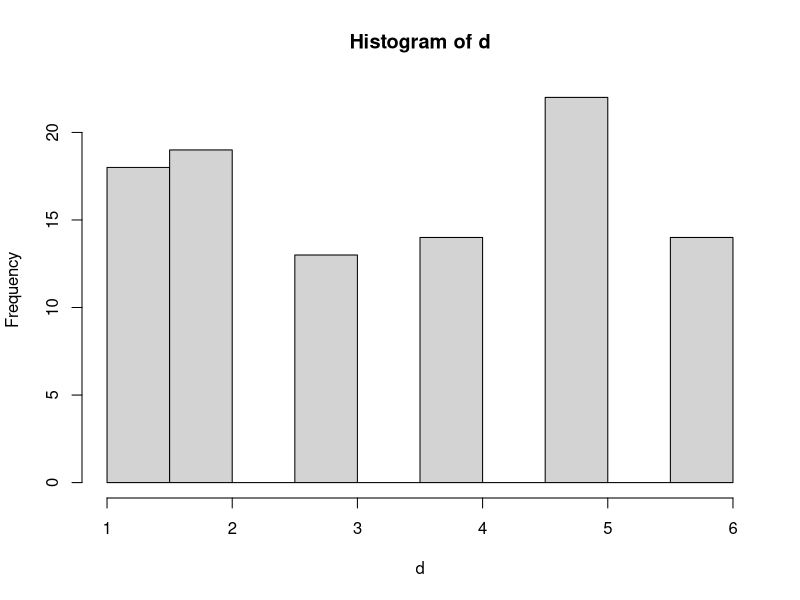
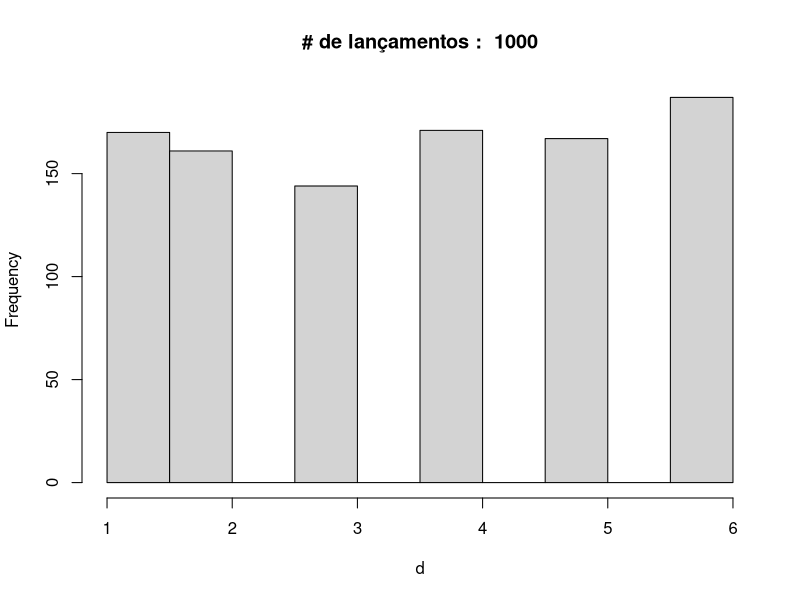
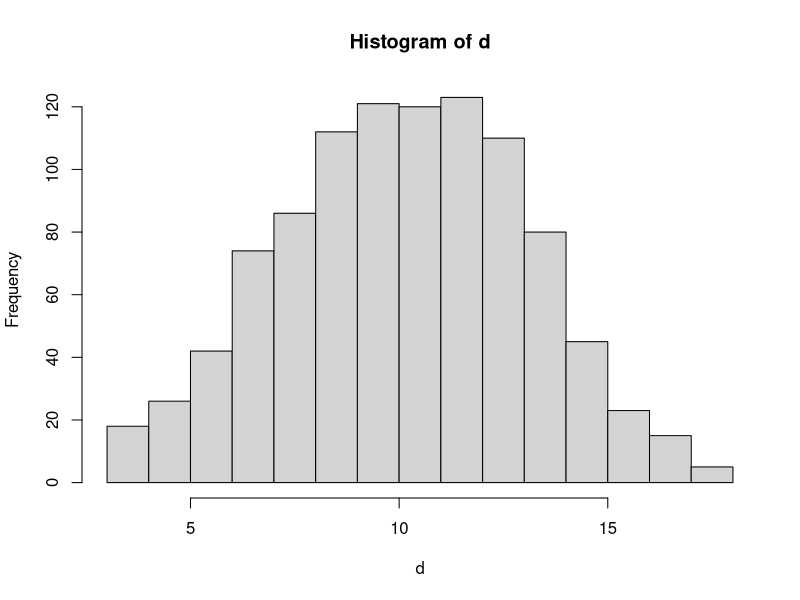
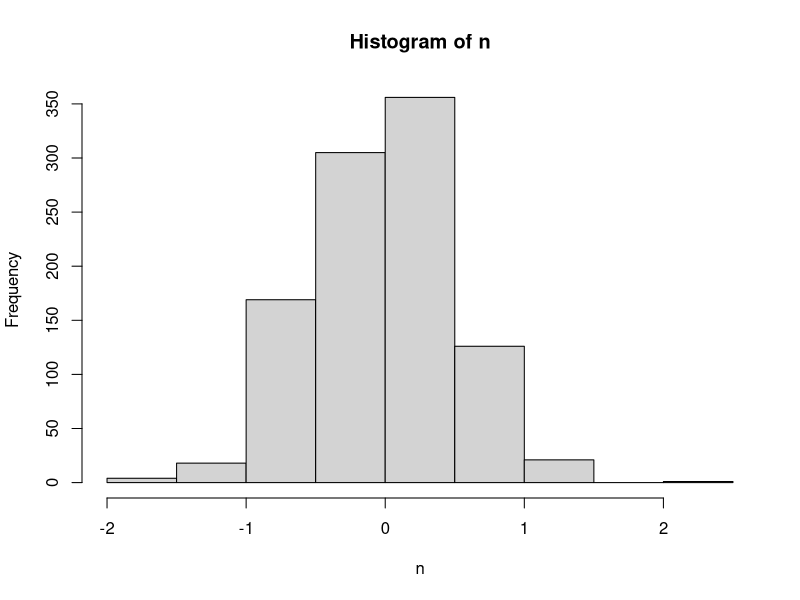
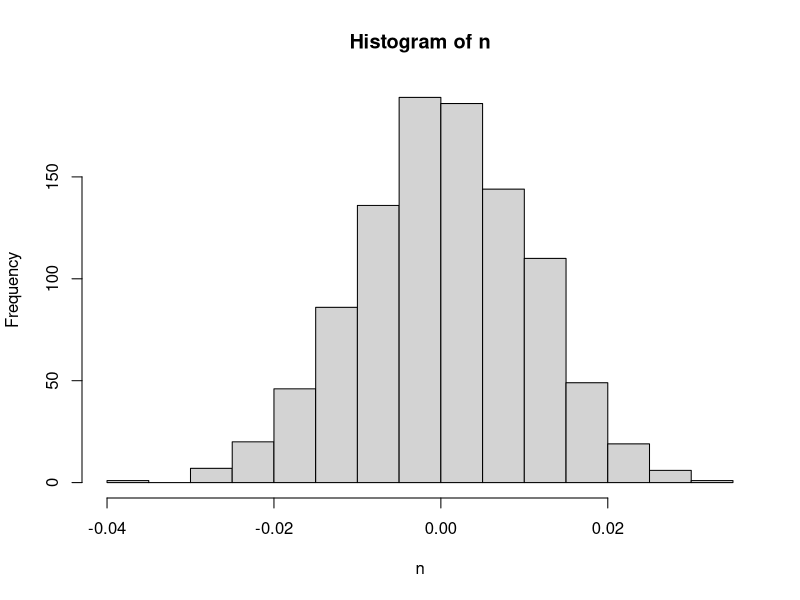

These charts were generated, in order, by the following R code:
#
# Analise de Dados com R
#
# Marcos Almeida ago2017 
#

# parte 1 - Basico Estatística

#meus agradecimentos a:

#[1]
#An Introduction to Statistical Learning (ISLR)
#with Applications in R
#Gareth James, Daniela Witten, Trevor Hastie and Robert Tibshirani
#http://www-bcf.usc.edu/~gareth/ISL/data.html

#[2]
#simpleR Using R for Introdutory Statists
#Jonh Verzani
#https://cran.r-project.org/doc/contrib/Verzani-SimpleR.pdf

#[3]
# Handbook Statistical foundations of machine learning
#Gianluca Bontempi
#http://www.ulb.ac.be/di/map/gbonte/mod_stoch/syl.pdf

#[4]
#Introduction to Probability and Statistics Using R
#G. Jay Kerns
#2011
#https://cran.r-project.org/web/packages/IPSUR/vignettes/IPSUR.pdf

#outras fontes no CRAN em https://cran.r-project.org/other-docs.html


#definições básicas:

# fenomeno aleatório -> um envento que o resultado não pode ser previsto a priori.
# variavel aleatória -> resultado de cada evento
# espaço amostral (omega) -> conjunto (finito ou infinito) de todos os valores possíveis (dominio da variável)
# função probabilidade atribui um valor (real) 0<p(evento)<1 
#       e atende a 
#               p(omega)=1 e;
#               p(e1 ou e2 ou ...en)=p(e1)+p(e2)+...p(en) onde e1,e2,...en pertencem a omega

#exemplo jogar um dado

#o fenomeno aleatório é o lançamento de um dado
#o espaço amostral (omega) é o conjunto dos valores inteiros de 1 a 6 correspondentes a cada face do dado
#a variável aleatória é o valor da face de cima do dado em um determinado lançamento
# a probabilidade a priori (teórica esperada) de qualquer uma das faces é 1/6 
1/6
# a probabilidade de um determinado lançamento dar 3 ou 5 é
2/6
# a probalidade de um determinado lançamento dar 1 ou 2 ou 3 ou 4 ou 5 ou 6 é
6/6



###############################
#  simulando amostras aletórias com funções RGNs(Pseudo Random Number Generators)
#
# sample,rnorm
#




################################
# simulando o lançamento de dados
# distribuição uniforme discreta (sample inteiros)




d<-sample(1:6, 100, replace=TRUE)
d

#mostrando a função densidade de distribuição (quantas vezes uma face aparece)
hist(d)

# aproximando do modelo -> aumentando o mumero de lançamentos 
n=1000 # numero de lançamentos
d<-sample(1:6, n, replace=TRUE)

#
hist(d,main=paste("# de lançamentos : ",n))

##################################
#repitir na console para n maiores


##### saber mais ? ver Teoria - Teorema Limite Central [4] IPSR cap 5

#


##############################
# media,soma,variação e desvio
##############################

# soma dos valores obtidos nos lançamentos dos dados 
sum(d)

# count(d) numero de lançamentos (previamente estipulado)
length(d)

# média = somas dos valores / numero de lançamentos
mean(d)

# variancia - medida de 
var(d)


##################
## lançado 2 dados
#

#
# se lançarmos 2 dados, e somarmos o valor do lançamento anterior como fica o experimento?
#

d1<-(sample(1:6, n, replace=TRUE))
d2<-(sample(1:6, n, replace=TRUE))
d<-d+d1+d2

#
hist(d)



# se lançarmos +2,+2,+2 e assim sucessivamente como fica?

###################
#repitir na console


#### saber mais ? ver Teoria - Teorema Limite Central [4] IPSR cap 8

#############
#simular uma distribução normal
#rnorm
n<-rnorm(1000,0,.5)
summary(n)
hist(n)

n<-rnorm(1000,0,.01)
summary(n)
hist(n)

